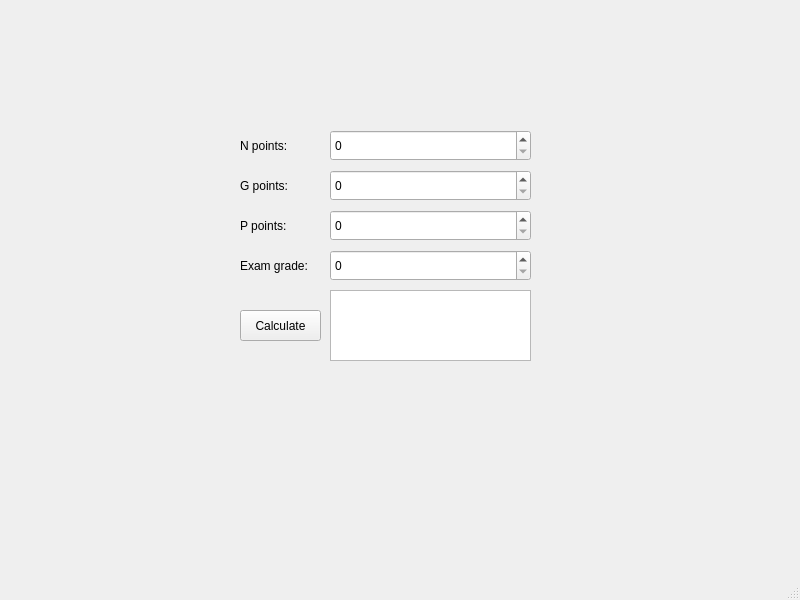
<?xml version="1.0" encoding="UTF-8"?>
<ui version="4.0">
 <class>MainWindow</class>
 <widget class="QMainWindow" name="MainWindow">
  <property name="geometry">
   <rect>
    <x>0</x>
    <y>0</y>
    <width>800</width>
    <height>600</height>
   </rect>
  </property>
  <property name="windowTitle">
   <string>MainWindow</string>
  </property>
  <widget class="QWidget" name="centralwidget">
   <widget class="QSpinBox" name="spinBoxN">
    <property name="geometry">
     <rect>
      <x>330</x>
      <y>130</y>
      <width>201</width>
      <height>31</height>
     </rect>
    </property>
   </widget>
   <widget class="QSpinBox" name="spinBoxG">
    <property name="geometry">
     <rect>
      <x>330</x>
      <y>170</y>
      <width>201</width>
      <height>31</height>
     </rect>
    </property>
   </widget>
   <widget class="QSpinBox" name="spinBoxP">
    <property name="geometry">
     <rect>
      <x>330</x>
      <y>210</y>
      <width>201</width>
      <height>31</height>
     </rect>
    </property>
   </widget>
   <widget class="QLabel" name="label">
    <property name="geometry">
     <rect>
      <x>240</x>
      <y>130</y>
      <width>81</width>
      <height>31</height>
     </rect>
    </property>
    <property name="text">
     <string>N points:</string>
    </property>
   </widget>
   <widget class="QLabel" name="label_2">
    <property name="geometry">
     <rect>
      <x>240</x>
      <y>170</y>
      <width>81</width>
      <height>31</height>
     </rect>
    </property>
    <property name="text">
     <string>G points:</string>
    </property>
   </widget>
   <widget class="QLabel" name="label_3">
    <property name="geometry">
     <rect>
      <x>240</x>
      <y>210</y>
      <width>81</width>
      <height>31</height>
     </rect>
    </property>
    <property name="text">
     <string>P points:</string>
    </property>
   </widget>
   <widget class="QSpinBox" name="spinBoxE">
    <property name="geometry">
     <rect>
      <x>330</x>
      <y>250</y>
      <width>201</width>
      <height>31</height>
     </rect>
    </property>
   </widget>
   <widget class="QLabel" name="label_4">
    <property name="geometry">
     <rect>
      <x>240</x>
      <y>250</y>
      <width>81</width>
      <height>31</height>
     </rect>
    </property>
    <property name="text">
     <string>Exam grade:</string>
    </property>
   </widget>
   <widget class="QTextBrowser" name="textBrowser">
    <property name="geometry">
     <rect>
      <x>330</x>
      <y>290</y>
      <width>201</width>
      <height>71</height>
     </rect>
    </property>
   </widget>
   <widget class="QPushButton" name="calculatePushButton">
    <property name="geometry">
     <rect>
      <x>240</x>
      <y>310</y>
      <width>81</width>
      <height>31</height>
     </rect>
    </property>
    <property name="text">
     <string>Calculate</string>
    </property>
   </widget>
  </widget>
  <widget class="QMenuBar" name="menubar">
   <property name="geometry">
    <rect>
     <x>0</x>
     <y>0</y>
     <width>800</width>
     <height>25</height>
    </rect>
   </property>
  </widget>
  <widget class="QStatusBar" name="statusbar"/>
 </widget>
 <resources/>
 <connections/>
</ui>
